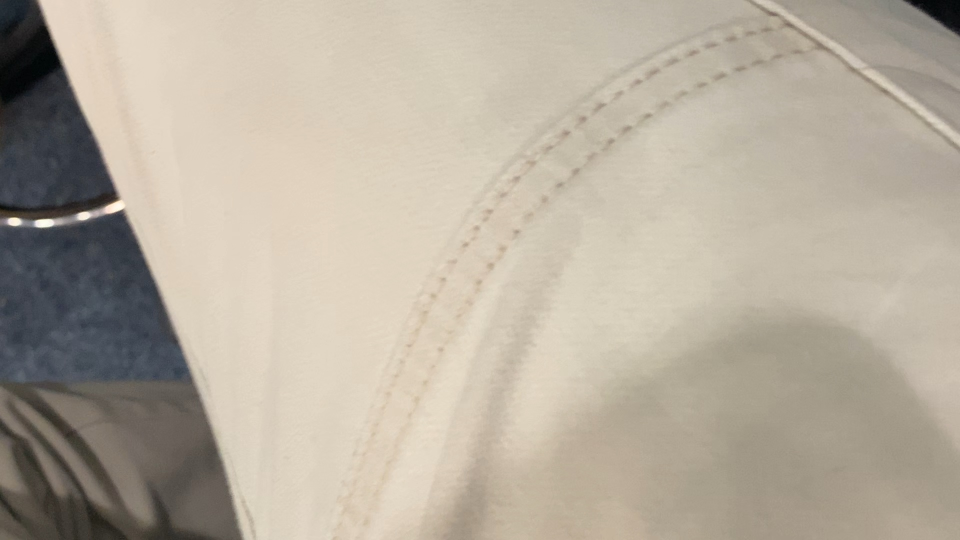
#> input picture captured_image.jpg, 1920 x 1080 px (shown at 1/2 size)
$ python -i functionsImageDetection.py   (imports and definitions only)
#> lines starting #> are read from the running program, lines starting #| are printed output that depends on the picture; after the words box and inside, x2 and y2 are one past the last pixel; in counts of white or black regions, pixels touching at a corner belong together
import cv2
import numpy as np

def show_circles_on_img(pathToImage):
#> called with pathToImage = 'captured_image.jpg'
    img= cv2.imread(pathToImage,cv2.IMREAD_COLOR)
#> img is the input picture: shape (1080, 1920, 3); mean B, G, R 158, 172.7, 181.8
    output = img.copy()
    grayimg = cv2.cvtColor(img,cv2.COLOR_BGR2GRAY)
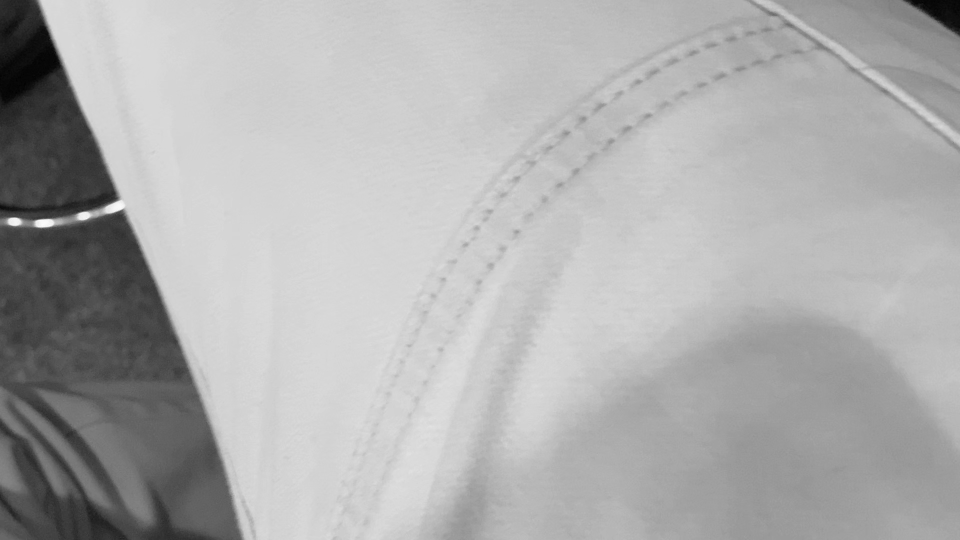
#> grayimg: shape (1080, 1920) (shown at 1/2 size); min 0, max 254, mean 173.7
    gimgblur = cv2.GaussianBlur(grayimg,(3,3), 0)
    rect_x= 2*177
    rect_y=2*101
    rect_w=(2*544 -2*177)
    rect_h=2*495-2*101
    mask=np.zeros_like(grayimg)
    cv2.rectangle(mask,(rect_x, rect_y), (rect_x + rect_w, rect_y + rect_h), (255), thickness=-1)
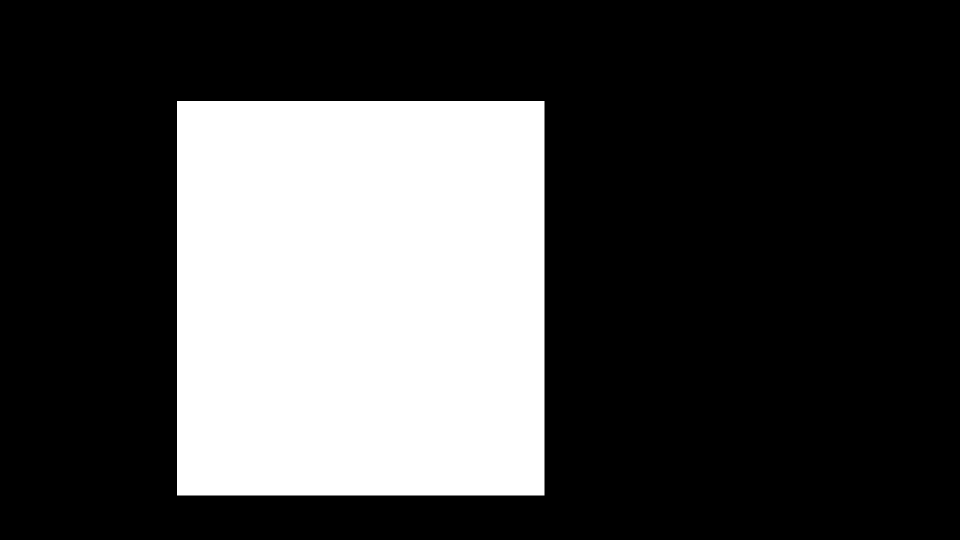
#> mask: shape (1080, 1920) (shown at 1/2 size); 28% white; 1 white region, box (x1, y1, x2, y2) and area: (354, 202, 1089, 991) 579915
    masked_img= cv2.bitwise_and(gimgblur,gimgblur,mask=mask)
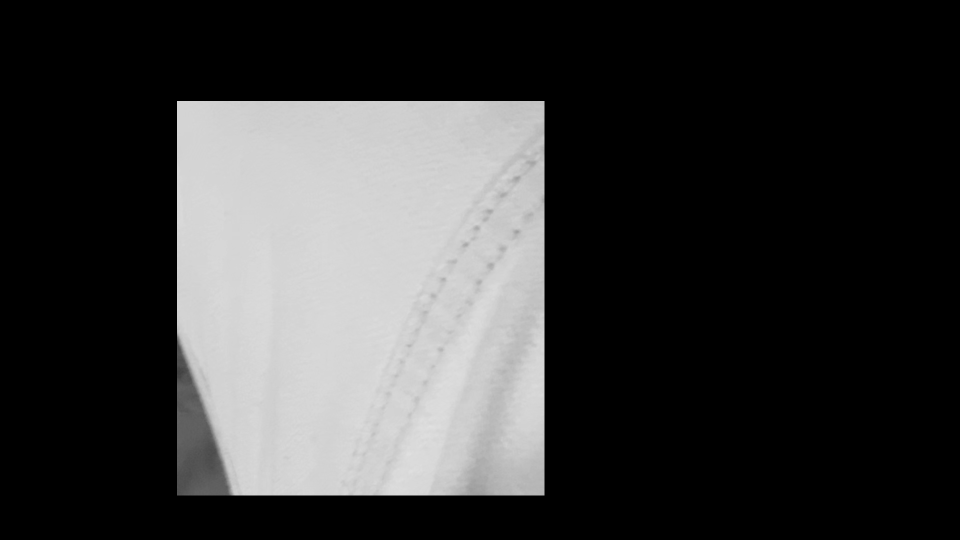
#> masked_img: shape (1080, 1920) (shown at 1/2 size); min 0, max 225, mean 57.1

    detected_circles = cv2.HoughCircles(masked_img,cv2.HOUGH_GRADIENT,dp =3,minDist=20, param1=60, param2=85, minRadius=20, maxRadius=25)
#> detected_circles = None
    if detected_circles is not None:

        detected_circles = np.round(detected_circles[0,:]).astype("int")
        for (x,y,r) in detected_circles:
            cv2.circle(output, (x,y), r, (0,255,0),4)
            cv2.rectangle(output,(x-5,y-5),(x+5,y+5),(0,255,255),-1)
        height,width= img.shape[:2]
        scale = 0.5
        smol_img = cv2.resize(output, (int(width*scale), int(height*scale)))
        cv2.imshow("output", smol_img)
        cv2.waitKey(0)
        cv2.destroyAllWindows()
    else:
        print("no circles detected")

def show_coordinates(pathToImage):
    img= cv2.imread(pathToImage,cv2.IMREAD_COLOR)
    output = img.copy()
    grayimg = cv2.cvtColor(img,cv2.COLOR_BGR2GRAY)
    gimgblur = cv2.GaussianBlur(grayimg,(3,3), 0)
    rect_x= 2*177
    rect_y=2*101
    rect_w=(2*544 -2*177)
    rect_h=2*495-2*101
    mask=np.zeros_like(grayimg)
    cv2.rectangle(mask,(rect_x, rect_y), (rect_x + rect_w, rect_y + rect_h), (255), thickness=-1)
    masked_img= cv2.bitwise_and(gimgblur,gimgblur,mask=mask)

    detected_circles = cv2.HoughCircles(masked_img,cv2.HOUGH_GRADIENT,dp =3,minDist=20, param1=60, param2=85, minRadius=20, maxRadius=25)
    if detected_circles is not None:
        return detected_circles
    else:
        print("no circles detected")

>>> result = show_circles_on_img('captured_image.jpg')
